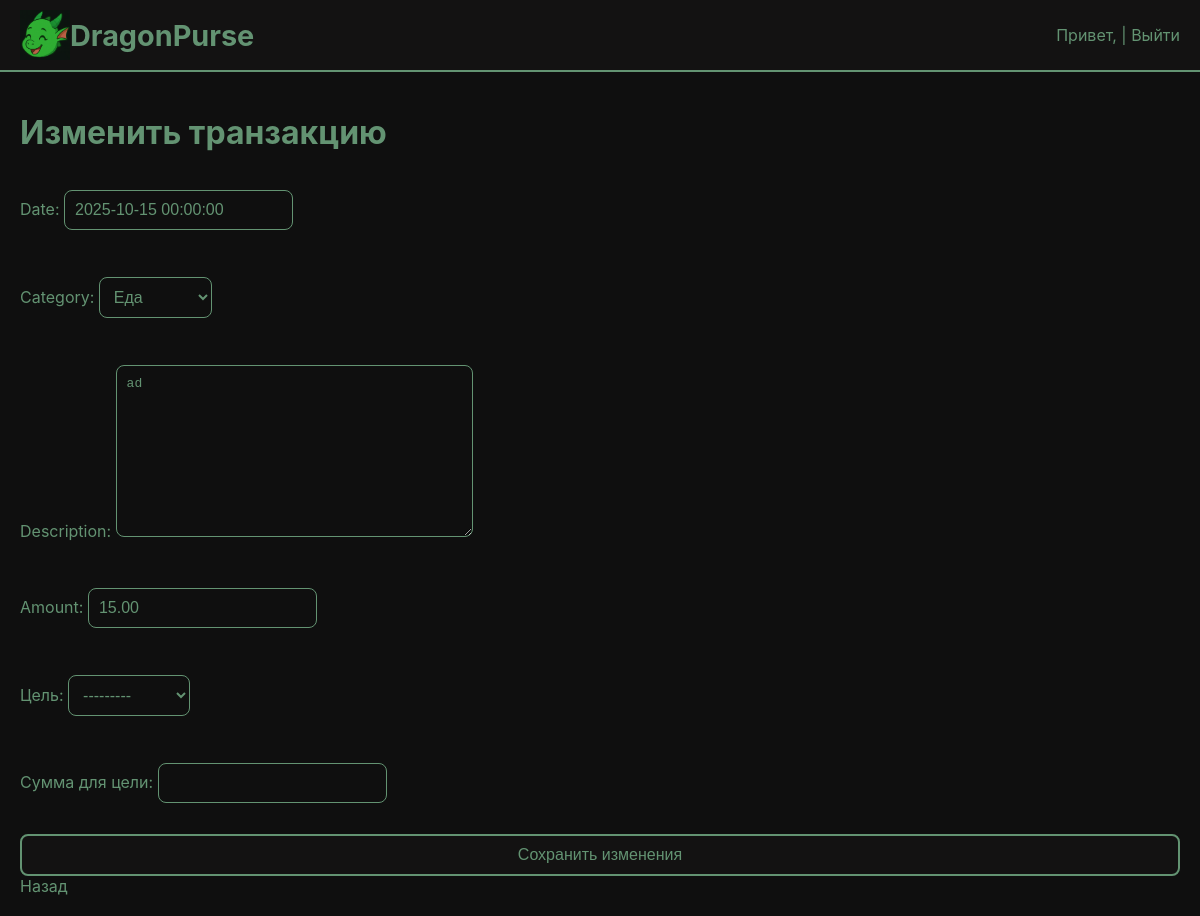
Page /transaction/edit/11/ on the earlier database version.
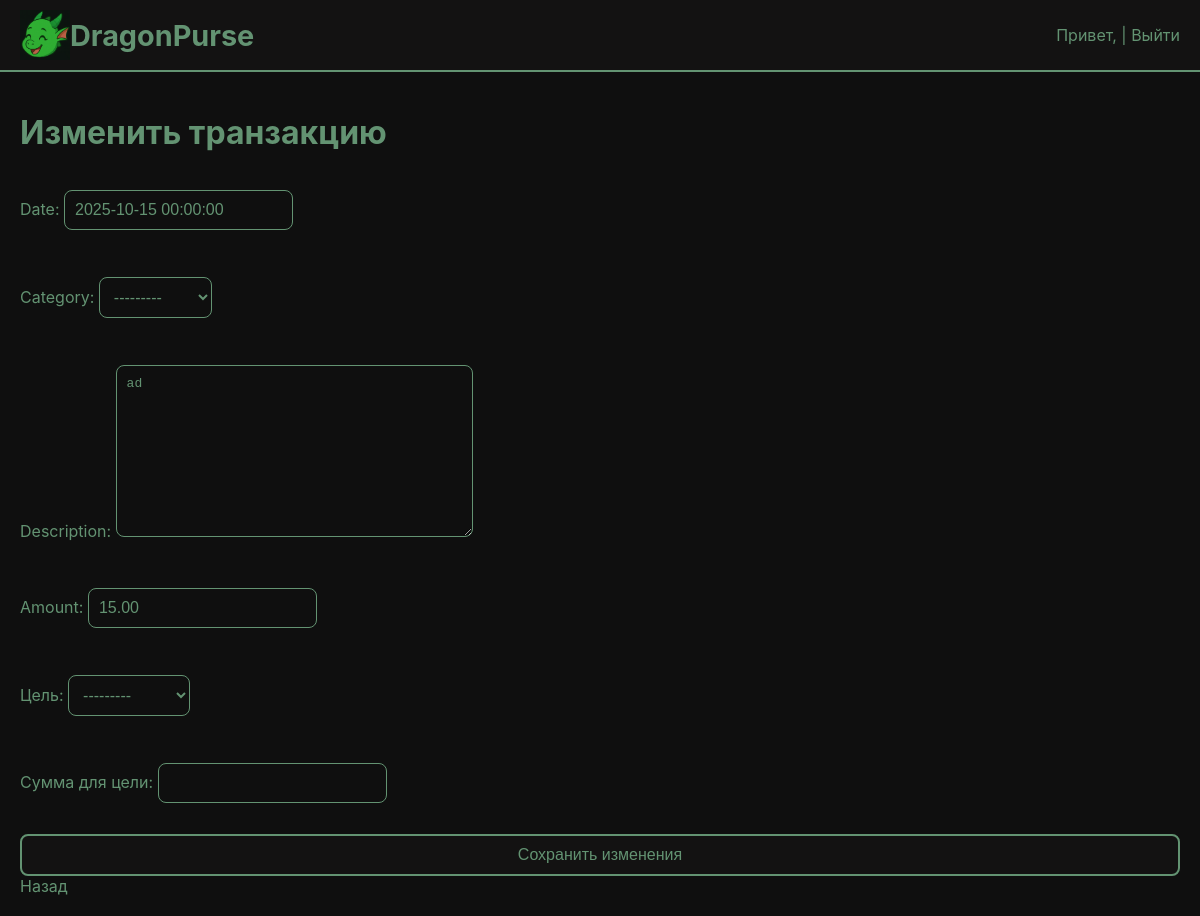
Same page on the later database version.
### accounts/models.py (models this page shows, shortened)
class Transaction(models.Model):
    user = models.ForeignKey(User, on_delete=models.CASCADE)
    date = models.DateTimeField(auto_now_add=False)
    category = models.ForeignKey(Category, on_delete=models.SET_NULL, null=True)
    description = models.TextField()
    amount = models.DecimalField(max_digits=10, decimal_places=2, default=0.0)
    goal = models.ForeignKey(Goal, on_delete=models.SET_NULL, null=True, blank=True, verbose_name='Цель')
    goal_amount = models.DecimalField(max_digits=10, decimal_places=2, null=True, blank=True, verbose_name='Сумма для цели')

### accounts/views.py (the view)
# urls.py: path('transaction/edit/<int:transaction_id>/', transaction_edit, name='transaction_edit'),
def transaction_edit(request, transaction_id):
    transaction = get_object_or_404(Transaction, id=transaction_id)
    if request.method == 'POST':
        form = TransactionForm(request.POST, instance=transaction)
        if form.is_valid():
            form.save()
            return redirect('transaction_list')  # Перенаправление на детальный просмотр
    else:
        form = TransactionForm(instance=transaction)
    return render(request, 'accounts/transaction_edit.html', {'form': form})

### accounts/forms.py
class TransactionForm(forms.ModelForm):
    class Meta:
        model = Transaction
        fields = ['date', 'category', 'description', 'amount', 'goal', 'goal_amount']
    def __init__(self, *args, **kwargs):
        user = kwargs.pop('user', None)
        super().__init__(*args, **kwargs)
        if user:
            self.fields['goal'].queryset = Goal.objects.filter(user_goals__user=user)
        self.fields['goal'].required = False
        self.fields['goal_amount'].required = False

### accounts/models.py (called while the page is built)
    def __str__(self):
        return self.name

    def __str__(self):
        return self.name

### accounts/templates/accounts/transaction_edit.html (shortened to what this page needs)
{% extends "accounts/base.html" %}
{% block content %}
<body>
    <h1>Изменить транзакцию</h1>
    <form method="post">
        {{ form.as_p }}
        <button type="submit">Сохранить изменения</button>
    </form>
    <a href="{% url 'transaction_list' %}">Назад</a>
</body>
{% endblock %}

Differences in the rows shown:
changed Transaction "ad": category "Еда" → "---------"
